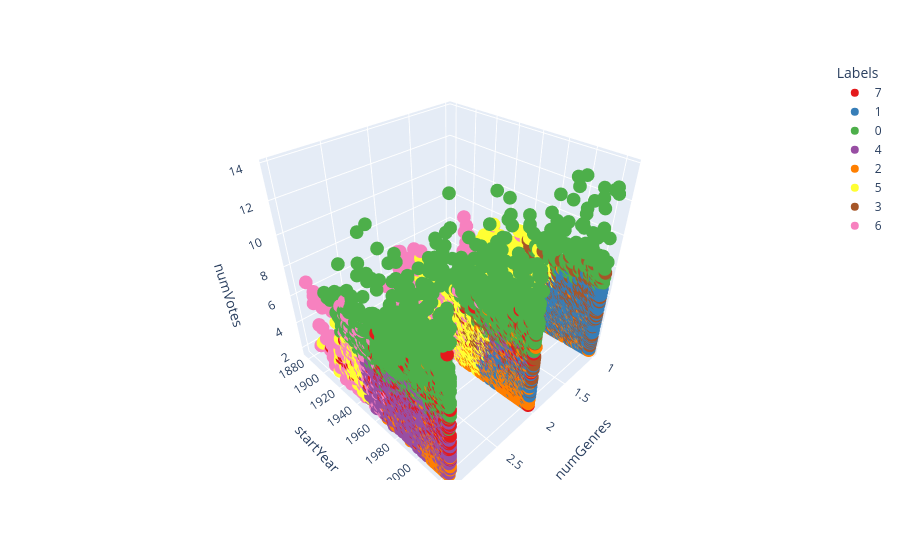
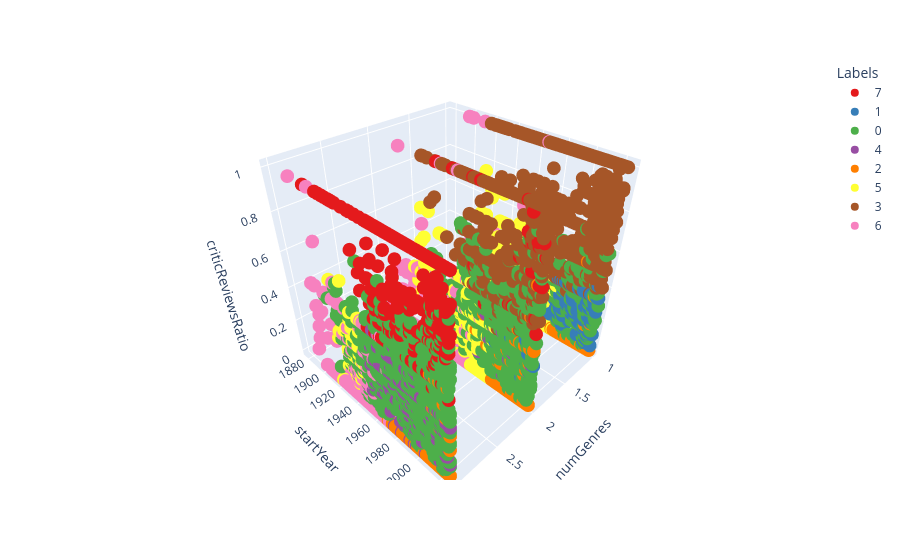
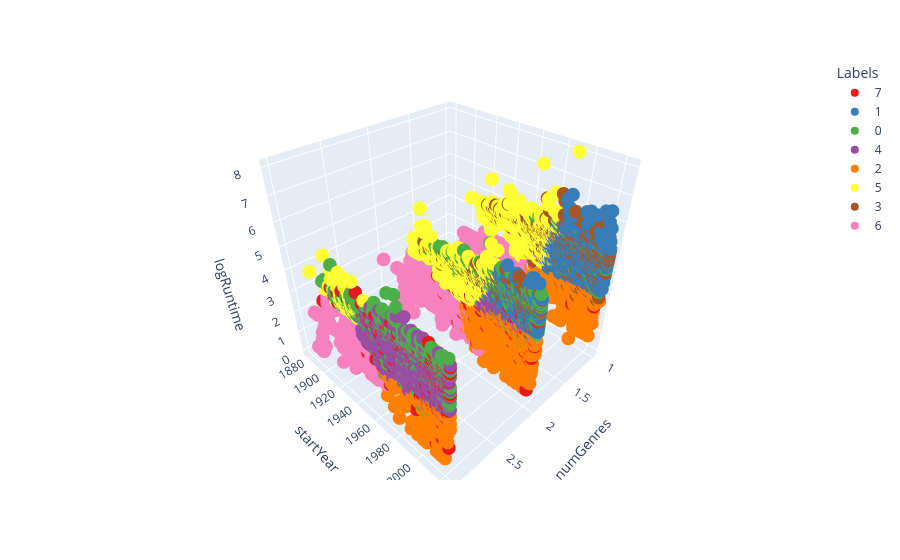
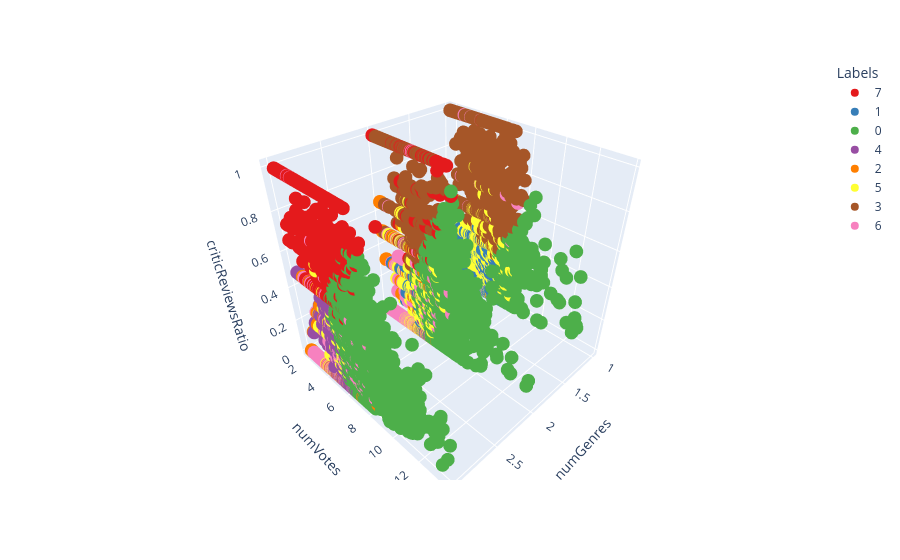

Notebook cell for these charts, in order:
### Markdown cell above
Based on this, we can better visualize the distribution of the clusters wrt the other variables.

- `startYear`: Cluster 2 is separated from the others bc it contains older titles. Clusters 1,6,7 contain titles starting from 1920.
- `logRuntime`: Cluster 2 is characterized by a lower runtime.

### Code cell
# all possible pairings of numerical columns used
pairings = [
    ['startYear', 'numVotes'],
['startYear', 'criticReviewsRatio'],
['startYear', 'logRuntime'],
['numVotes', 'criticReviewsRatio'],
['numVotes', 'logRuntime'],
['criticReviewsRatio', 'logRuntime']

]
df_clusters["Labels"] = df_clusters["Labels"].astype(str)
for pair in pairings:
    fig = px.scatter_3d(df_clusters, x='numGenres', y= pair[0], z=pair[1], color='Labels', color_discrete_sequence=px.colors.qualitative.Set1)
    fig.show()

### Figure 1 — Plotly figure (JSON) as saved in the notebook; plotly's stock layout.template omitted (floating-point values rounded to 4 significant figures; data arrays with more than 128 entries replaced by an {"elided": "..."} marker saying what was removed)
{"data": [{"hovertemplate": "Labels=7<br>numGenres=%{x}<br>startYear=%{y}<br>numVotes=%{z}<extra></extra>", "legendgroup": "7", "marker": {"color": "rgb(228,26,28)", "symbol": "circle"}, "mode": "markers", "name": "7", "scene": "scene", "showlegend": true, "type": "scatter3d", "x": {"elided": "929 int values"}, "y": {"elided": "929 int values"}, "z": {"elided": "929 float values"}}, {"hovertemplate": "Labels=1<br>numGenres=%{x}<br>startYear=%{y}<br>numVotes=%{z}<extra></extra>", "legendgroup": "1", "marker": {"color": "rgb(55,126,184)", "symbol": "circle"}, "mode": "markers", "name": "1", "scene": "scene", "showlegend": true, "type": "scatter3d", "x": {"elided": "4468 int values"}, "y": {"elided": "4468 int values"}, "z": {"elided": "4468 float values"}}, {"hovertemplate": "Labels=0<br>numGenres=%{x}<br>startYear=%{y}<br>numVotes=%{z}<extra></extra>", "legendgroup": "0", "marker": {"color": "rgb(77,175,74)", "symbol": "circle"}, "mode": "markers", "name": "0", "scene": "scene", "showlegend": true, "type": "scatter3d", "x": {"elided": "1943 int values"}, "y": {"elided": "1943 int values"}, "z": {"elided": "1943 float values"}}, {"hovertemplate": "Labels=4<br>numGenres=%{x}<br>startYear=%{y}<br>numVotes=%{z}<extra></extra>", "legendgroup": "4", "marker": {"color": "rgb(152,78,163)", "symbol": "circle"}, "mode": "markers", "name": "4", "scene": "scene", "showlegend": true, "type": "scatter3d", "x": {"elided": "2828 int values"}, "y": {"elided": "2828 int values"}, "z": {"elided": "2828 float values"}}, {"hovertemplate": "Labels=2<br>numGenres=%{x}<br>startYear=%{y}<br>numVotes=%{z}<extra></extra>", "legendgroup": "2", "marker": {"color": "rgb(255,127,0)", "symbol": "circle"}, "mode": "markers", "name": "2", "scene": "scene", "showlegend": true, "type": "scatter3d", "x": {"elided": "1768 int values"}, "y": {"elided": "1768 int values"}, "z": {"elided": "1768 float values"}}, {"hovertemplate": "Labels=5<br>numGenres=%{x}<br>startYear=%{y}<br>numVotes=%{z}<extra></extra>", "legendgroup": "5", "marker": {"color": "rgb(255,255,51)", "symbol": "circle"}, "mode": "markers", "name": "5", "scene": "scene", "showlegend": true, "type": "scatter3d", "x": {"elided": "2376 int values"}, "y": {"elided": "2376 int values"}, "z": {"elided": "2376 float values"}}, {"hovertemplate": "Labels=3<br>numGenres=%{x}<br>startYear=%{y}<br>numVotes=%{z}<extra></extra>", "legendgroup": "3", "marker": {"color": "rgb(166,86,40)", "symbol": "circle"}, "mode": "markers", "name": "3", "scene": "scene", "showlegend": true, "type": "scatter3d", "x": {"elided": "1360 int values"}, "y": {"elided": "1360 int values"}, "z": {"elided": "1360 float values"}}, {"hovertemplate": "Labels=6<br>numGenres=%{x}<br>startYear=%{y}<br>numVotes=%{z}<extra></extra>", "legendgroup": "6", "marker": {"color": "rgb(247,129,191)", "symbol": "circle"}, "mode": "markers", "name": "6", "scene": "scene", "showlegend": true, "type": "scatter3d", "x": {"elided": "759 int values"}, "y": {"elided": "759 int values"}, "z": {"elided": "759 float values"}}], "layout": {"legend": {"title": {"text": "Labels"}, "tracegroupgap": 0}, "margin": {"t": 60}, "scene": {"domain": {"x": [0, 1], "y": [0, 1]}, "xaxis": {"title": {"text": "numGenres"}}, "yaxis": {"title": {"text": "startYear"}}, "zaxis": {"title": {"text": "numVotes"}}}}}

### Figure 2 — Plotly figure (JSON) as saved in the notebook; plotly's stock layout.template omitted (floating-point values rounded to 4 significant figures; data arrays with more than 128 entries replaced by an {"elided": "..."} marker saying what was removed)
{"data": [{"hovertemplate": "Labels=7<br>numGenres=%{x}<br>startYear=%{y}<br>criticReviewsRatio=%{z}<extra></extra>", "legendgroup": "7", "marker": {"color": "rgb(228,26,28)", "symbol": "circle"}, "mode": "markers", "name": "7", "scene": "scene", "showlegend": true, "type": "scatter3d", "x": {"elided": "929 int values"}, "y": {"elided": "929 int values"}, "z": {"elided": "929 float values"}}, {"hovertemplate": "Labels=1<br>numGenres=%{x}<br>startYear=%{y}<br>criticReviewsRatio=%{z}<extra></extra>", "legendgroup": "1", "marker": {"color": "rgb(55,126,184)", "symbol": "circle"}, "mode": "markers", "name": "1", "scene": "scene", "showlegend": true, "type": "scatter3d", "x": {"elided": "4468 int values"}, "y": {"elided": "4468 int values"}, "z": {"elided": "4468 float values"}}, {"hovertemplate": "Labels=0<br>numGenres=%{x}<br>startYear=%{y}<br>criticReviewsRatio=%{z}<extra></extra>", "legendgroup": "0", "marker": {"color": "rgb(77,175,74)", "symbol": "circle"}, "mode": "markers", "name": "0", "scene": "scene", "showlegend": true, "type": "scatter3d", "x": {"elided": "1943 int values"}, "y": {"elided": "1943 int values"}, "z": {"elided": "1943 float values"}}, {"hovertemplate": "Labels=4<br>numGenres=%{x}<br>startYear=%{y}<br>criticReviewsRatio=%{z}<extra></extra>", "legendgroup": "4", "marker": {"color": "rgb(152,78,163)", "symbol": "circle"}, "mode": "markers", "name": "4", "scene": "scene", "showlegend": true, "type": "scatter3d", "x": {"elided": "2828 int values"}, "y": {"elided": "2828 int values"}, "z": {"elided": "2828 float values"}}, {"hovertemplate": "Labels=2<br>numGenres=%{x}<br>startYear=%{y}<br>criticReviewsRatio=%{z}<extra></extra>", "legendgroup": "2", "marker": {"color": "rgb(255,127,0)", "symbol": "circle"}, "mode": "markers", "name": "2", "scene": "scene", "showlegend": true, "type": "scatter3d", "x": {"elided": "1768 int values"}, "y": {"elided": "1768 int values"}, "z": {"elided": "1768 float values"}}, {"hovertemplate": "Labels=5<br>numGenres=%{x}<br>startYear=%{y}<br>criticReviewsRatio=%{z}<extra></extra>", "legendgroup": "5", "marker": {"color": "rgb(255,255,51)", "symbol": "circle"}, "mode": "markers", "name": "5", "scene": "scene", "showlegend": true, "type": "scatter3d", "x": {"elided": "2376 int values"}, "y": {"elided": "2376 int values"}, "z": {"elided": "2376 float values"}}, {"hovertemplate": "Labels=3<br>numGenres=%{x}<br>startYear=%{y}<br>criticReviewsRatio=%{z}<extra></extra>", "legendgroup": "3", "marker": {"color": "rgb(166,86,40)", "symbol": "circle"}, "mode": "markers", "name": "3", "scene": "scene", "showlegend": true, "type": "scatter3d", "x": {"elided": "1360 int values"}, "y": {"elided": "1360 int values"}, "z": {"elided": "1360 float values"}}, {"hovertemplate": "Labels=6<br>numGenres=%{x}<br>startYear=%{y}<br>criticReviewsRatio=%{z}<extra></extra>", "legendgroup": "6", "marker": {"color": "rgb(247,129,191)", "symbol": "circle"}, "mode": "markers", "name": "6", "scene": "scene", "showlegend": true, "type": "scatter3d", "x": {"elided": "759 int values"}, "y": {"elided": "759 int values"}, "z": {"elided": "759 float values"}}], "layout": {"legend": {"title": {"text": "Labels"}, "tracegroupgap": 0}, "margin": {"t": 60}, "scene": {"domain": {"x": [0, 1], "y": [0, 1]}, "xaxis": {"title": {"text": "numGenres"}}, "yaxis": {"title": {"text": "startYear"}}, "zaxis": {"title": {"text": "criticReviewsRatio"}}}}}

### Figure 3 — Plotly figure (JSON) as saved in the notebook; plotly's stock layout.template omitted (floating-point values rounded to 4 significant figures; data arrays with more than 128 entries replaced by an {"elided": "..."} marker saying what was removed)
{"data": [{"hovertemplate": "Labels=7<br>numGenres=%{x}<br>startYear=%{y}<br>logRuntime=%{z}<extra></extra>", "legendgroup": "7", "marker": {"color": "rgb(228,26,28)", "symbol": "circle"}, "mode": "markers", "name": "7", "scene": "scene", "showlegend": true, "type": "scatter3d", "x": {"elided": "929 int values"}, "y": {"elided": "929 int values"}, "z": {"elided": "929 float values"}}, {"hovertemplate": "Labels=1<br>numGenres=%{x}<br>startYear=%{y}<br>logRuntime=%{z}<extra></extra>", "legendgroup": "1", "marker": {"color": "rgb(55,126,184)", "symbol": "circle"}, "mode": "markers", "name": "1", "scene": "scene", "showlegend": true, "type": "scatter3d", "x": {"elided": "4468 int values"}, "y": {"elided": "4468 int values"}, "z": {"elided": "4468 float values"}}, {"hovertemplate": "Labels=0<br>numGenres=%{x}<br>startYear=%{y}<br>logRuntime=%{z}<extra></extra>", "legendgroup": "0", "marker": {"color": "rgb(77,175,74)", "symbol": "circle"}, "mode": "markers", "name": "0", "scene": "scene", "showlegend": true, "type": "scatter3d", "x": {"elided": "1943 int values"}, "y": {"elided": "1943 int values"}, "z": {"elided": "1943 float values"}}, {"hovertemplate": "Labels=4<br>numGenres=%{x}<br>startYear=%{y}<br>logRuntime=%{z}<extra></extra>", "legendgroup": "4", "marker": {"color": "rgb(152,78,163)", "symbol": "circle"}, "mode": "markers", "name": "4", "scene": "scene", "showlegend": true, "type": "scatter3d", "x": {"elided": "2828 int values"}, "y": {"elided": "2828 int values"}, "z": {"elided": "2828 float values"}}, {"hovertemplate": "Labels=2<br>numGenres=%{x}<br>startYear=%{y}<br>logRuntime=%{z}<extra></extra>", "legendgroup": "2", "marker": {"color": "rgb(255,127,0)", "symbol": "circle"}, "mode": "markers", "name": "2", "scene": "scene", "showlegend": true, "type": "scatter3d", "x": {"elided": "1768 int values"}, "y": {"elided": "1768 int values"}, "z": {"elided": "1768 float values"}}, {"hovertemplate": "Labels=5<br>numGenres=%{x}<br>startYear=%{y}<br>logRuntime=%{z}<extra></extra>", "legendgroup": "5", "marker": {"color": "rgb(255,255,51)", "symbol": "circle"}, "mode": "markers", "name": "5", "scene": "scene", "showlegend": true, "type": "scatter3d", "x": {"elided": "2376 int values"}, "y": {"elided": "2376 int values"}, "z": {"elided": "2376 float values"}}, {"hovertemplate": "Labels=3<br>numGenres=%{x}<br>startYear=%{y}<br>logRuntime=%{z}<extra></extra>", "legendgroup": "3", "marker": {"color": "rgb(166,86,40)", "symbol": "circle"}, "mode": "markers", "name": "3", "scene": "scene", "showlegend": true, "type": "scatter3d", "x": {"elided": "1360 int values"}, "y": {"elided": "1360 int values"}, "z": {"elided": "1360 float values"}}, {"hovertemplate": "Labels=6<br>numGenres=%{x}<br>startYear=%{y}<br>logRuntime=%{z}<extra></extra>", "legendgroup": "6", "marker": {"color": "rgb(247,129,191)", "symbol": "circle"}, "mode": "markers", "name": "6", "scene": "scene", "showlegend": true, "type": "scatter3d", "x": {"elided": "759 int values"}, "y": {"elided": "759 int values"}, "z": {"elided": "759 float values"}}], "layout": {"legend": {"title": {"text": "Labels"}, "tracegroupgap": 0}, "margin": {"t": 60}, "scene": {"domain": {"x": [0, 1], "y": [0, 1]}, "xaxis": {"title": {"text": "numGenres"}}, "yaxis": {"title": {"text": "startYear"}}, "zaxis": {"title": {"text": "logRuntime"}}}}}

### Figure 4 — Plotly figure (JSON) as saved in the notebook; plotly's stock layout.template omitted (floating-point values rounded to 4 significant figures; data arrays with more than 128 entries replaced by an {"elided": "..."} marker saying what was removed)
{"data": [{"hovertemplate": "Labels=7<br>numGenres=%{x}<br>numVotes=%{y}<br>criticReviewsRatio=%{z}<extra></extra>", "legendgroup": "7", "marker": {"color": "rgb(228,26,28)", "symbol": "circle"}, "mode": "markers", "name": "7", "scene": "scene", "showlegend": true, "type": "scatter3d", "x": {"elided": "929 int values"}, "y": {"elided": "929 float values"}, "z": {"elided": "929 float values"}}, {"hovertemplate": "Labels=1<br>numGenres=%{x}<br>numVotes=%{y}<br>criticReviewsRatio=%{z}<extra></extra>", "legendgroup": "1", "marker": {"color": "rgb(55,126,184)", "symbol": "circle"}, "mode": "markers", "name": "1", "scene": "scene", "showlegend": true, "type": "scatter3d", "x": {"elided": "4468 int values"}, "y": {"elided": "4468 float values"}, "z": {"elided": "4468 float values"}}, {"hovertemplate": "Labels=0<br>numGenres=%{x}<br>numVotes=%{y}<br>criticReviewsRatio=%{z}<extra></extra>", "legendgroup": "0", "marker": {"color": "rgb(77,175,74)", "symbol": "circle"}, "mode": "markers", "name": "0", "scene": "scene", "showlegend": true, "type": "scatter3d", "x": {"elided": "1943 int values"}, "y": {"elided": "1943 float values"}, "z": {"elided": "1943 float values"}}, {"hovertemplate": "Labels=4<br>numGenres=%{x}<br>numVotes=%{y}<br>criticReviewsRatio=%{z}<extra></extra>", "legendgroup": "4", "marker": {"color": "rgb(152,78,163)", "symbol": "circle"}, "mode": "markers", "name": "4", "scene": "scene", "showlegend": true, "type": "scatter3d", "x": {"elided": "2828 int values"}, "y": {"elided": "2828 float values"}, "z": {"elided": "2828 float values"}}, {"hovertemplate": "Labels=2<br>numGenres=%{x}<br>numVotes=%{y}<br>criticReviewsRatio=%{z}<extra></extra>", "legendgroup": "2", "marker": {"color": "rgb(255,127,0)", "symbol": "circle"}, "mode": "markers", "name": "2", "scene": "scene", "showlegend": true, "type": "scatter3d", "x": {"elided": "1768 int values"}, "y": {"elided": "1768 float values"}, "z": {"elided": "1768 float values"}}, {"hovertemplate": "Labels=5<br>numGenres=%{x}<br>numVotes=%{y}<br>criticReviewsRatio=%{z}<extra></extra>", "legendgroup": "5", "marker": {"color": "rgb(255,255,51)", "symbol": "circle"}, "mode": "markers", "name": "5", "scene": "scene", "showlegend": true, "type": "scatter3d", "x": {"elided": "2376 int values"}, "y": {"elided": "2376 float values"}, "z": {"elided": "2376 float values"}}, {"hovertemplate": "Labels=3<br>numGenres=%{x}<br>numVotes=%{y}<br>criticReviewsRatio=%{z}<extra></extra>", "legendgroup": "3", "marker": {"color": "rgb(166,86,40)", "symbol": "circle"}, "mode": "markers", "name": "3", "scene": "scene", "showlegend": true, "type": "scatter3d", "x": {"elided": "1360 int values"}, "y": {"elided": "1360 float values"}, "z": {"elided": "1360 float values"}}, {"hovertemplate": "Labels=6<br>numGenres=%{x}<br>numVotes=%{y}<br>criticReviewsRatio=%{z}<extra></extra>", "legendgroup": "6", "marker": {"color": "rgb(247,129,191)", "symbol": "circle"}, "mode": "markers", "name": "6", "scene": "scene", "showlegend": true, "type": "scatter3d", "x": {"elided": "759 int values"}, "y": {"elided": "759 float values"}, "z": {"elided": "759 float values"}}], "layout": {"legend": {"title": {"text": "Labels"}, "tracegroupgap": 0}, "margin": {"t": 60}, "scene": {"domain": {"x": [0, 1], "y": [0, 1]}, "xaxis": {"title": {"text": "numGenres"}}, "yaxis": {"title": {"text": "numVotes"}}, "zaxis": {"title": {"text": "criticReviewsRatio"}}}}}
